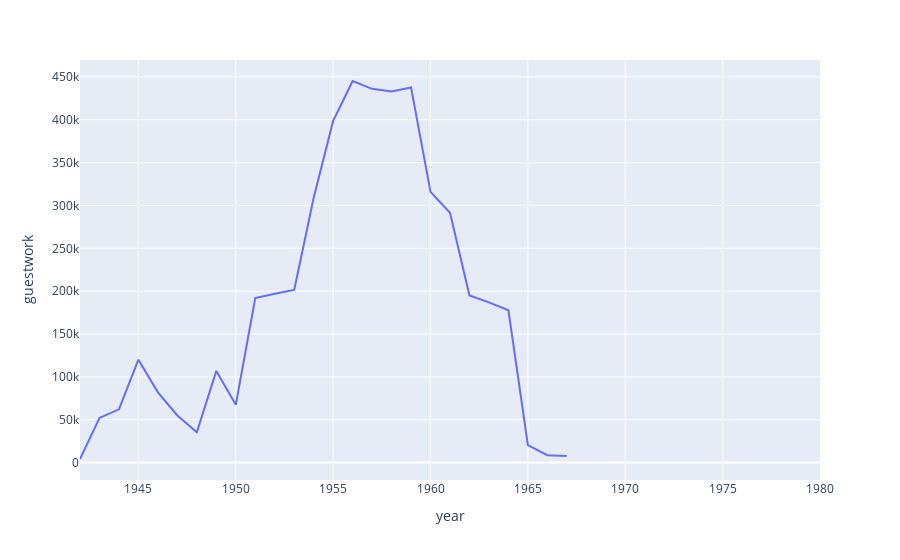

This figure's notebook cell:
### Code cell
import plotly.express as px

fig2 = px.line(apprehension_df, x='year', y='guestwork')
fig2.show()

### Figure 1 — Plotly figure (JSON) as saved in the notebook; plotly's stock layout.template omitted (floating-point values rounded to 4 significant figures)
{"data": [{"hovertemplate": "year=%{x}<br>guestwork=%{y}<extra></extra>", "legendgroup": "", "line": {"color": "#636efa", "dash": "solid"}, "marker": {"symbol": "circle"}, "mode": "lines", "name": "", "orientation": "v", "showlegend": false, "type": "scatter", "x": [1942, 1943, 1944, 1945, 1946, 1947, 1948, 1949, 1950, 1951, 1952, 1953, 1954, 1955, 1956, 1957, 1958, 1959, 1960, 1961, 1962, 1963, 1964, 1965, 1966, 1967, 1968, 1969, 1970, 1971, 1972, 1973, 1974, 1975, 1976, 1977, 1978, 1979, 1980], "xaxis": "x", "y": [4203, 52098, 62170, 120000, 82000, 55000, 35345, 107000, 67500, 192000, 197100, 201380, 309033, 398650, 445197, 436049, 432857, 437643, 315846, 291420, 194978, 186865, 177736, 20286, 8647, 7703, null, null, null, null, null, null, null, null, null, null, null, null, null], "yaxis": "y"}], "layout": {"autosize": true, "legend": {"tracegroupgap": 0}, "margin": {"t": 60}, "xaxis": {"anchor": "y", "autorange": true, "domain": [0, 1], "range": [1942, 1980], "title": {"text": "year"}, "type": "linear"}, "yaxis": {"anchor": "x", "autorange": true, "domain": [0, 1], "range": [-20300.0, 469700.0], "title": {"text": "guestwork"}, "type": "linear"}}}
